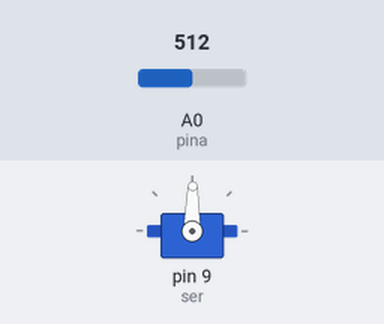
Bench run of a sketch on a simulated Arduino Uno, built with avr-gcc and run on an emulated ATmega328P. Parts: servo. The test bench sets the inputs (shaded band); at power-on: A0 (pina) = 512.

Above: at 1.2 s.
1.3 s: A0 (pina) set to 716
At 2.5 s:
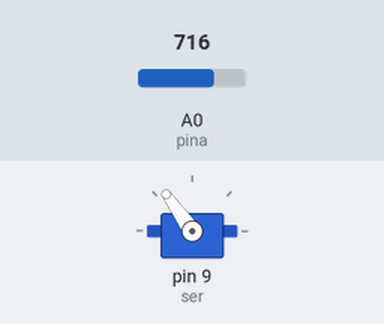
2.8 s: A0 (pina) set to 900
At 3.5 s:
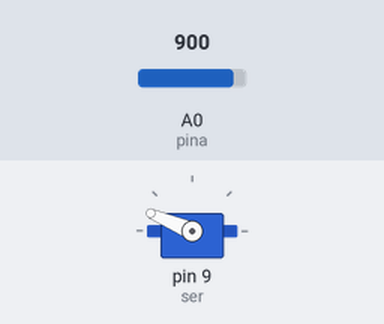
4.3 s: A0 (pina) set to 1023
At 4.9 s:
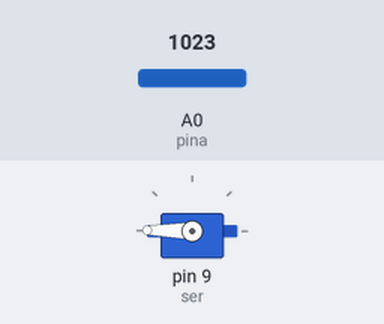
5.8 s: A0 (pina) set to 306
At 7.0 s:
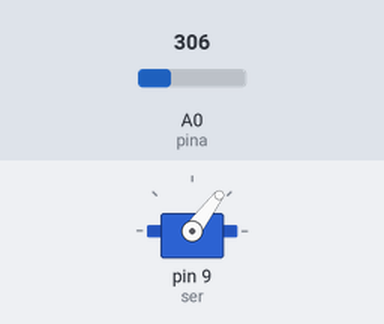
7.3 s: A0 (pina) set to 122
At 8.4 s:
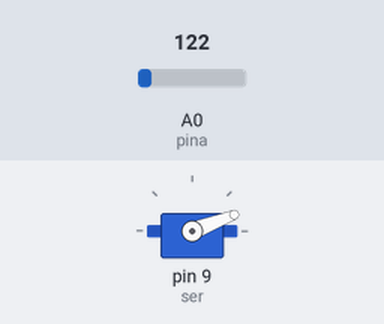
8.8 s: A0 (pina) set to 511
At 9.3 s:
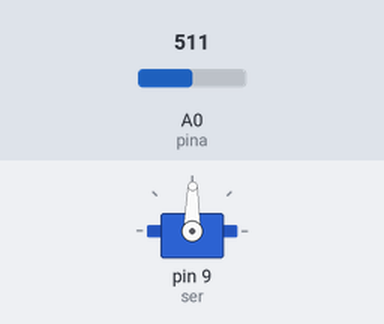
Timing chart, 0 to 11.3 s (numbered marks = the images above; inputs shaded):
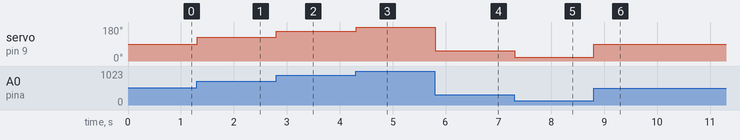

Measured:
- after the input at 1.3 s, servo on pin 9 (ser): 89° → 125° at once
- after the input at 2.8 s, servo on pin 9 (ser): 125° → 157° at once
- after the input at 4.3 s, servo on pin 9 (ser): 157° → 179° at once
- after the input at 5.8 s, servo on pin 9 (ser): 179° → 53° at once
- after the input at 7.3 s, servo on pin 9 (ser): 53° → 21° at once
- after the input at 8.8 s, servo on pin 9 (ser): 21° → 89° at once

The sketch:

servomotores.ino
```cpp
#include <Servo.h>
#define pin 9
#define pina A0
Servo ser;
void setup() {
  // put your setup code here, to run once:
  ser.attach(9);
}

void loop() {
  // put your main code here, to run repeatedly:
  int valorpo=analogRead(pina);
  int posicion=map(valorpo,0,1023,0,179);
  ser.write(posicion);
  delay(15);
}
/*
attach(pin): coneta el objeto ser con el pin dado
write(angulo): establece la posicion del servo
read(): devuelve la posicion del servo
attached(): comprueba si esta conectado
detach(): desconecta ek pin del servo
*/
```
